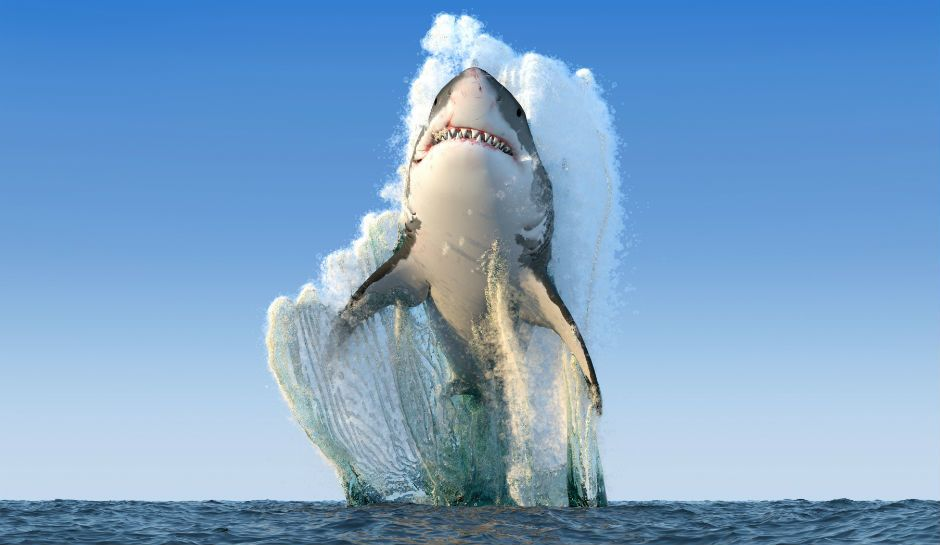
#> input picture images/shark.jpg, 940 x 545 px
$ python convolucao.py
#> lines starting #> are read from the running program, lines starting #| are printed output that depends on the picture
# Importar as bibliotecas necessarias
import numpy as np
import cv2
# Antes instalar a biblioteca scikit-image
# pip install scikit-image
from skimage.exposure import rescale_intensity

def convolve(image, filtro):
	#Pegar as dimensoes da imagem e do filtro
    imgLinhas, imgColunas = image.shape
    kLinhas, kColunas = filtro.shape
	# Calcula o deslocamento da mascara, ou seja metade inteira do numero de colunas
    pad = (kColunas - 1) // 2
    #Faz uma copia da imagem aumentando-a no valor do pad pixels, replicando o pixel
    image = cv2.copyMakeBorder(image, pad, pad, pad, pad, cv2.BORDER_REPLICATE)
    #cria a imagem de saida com o valor 0 em todas as posicoes
    output = np.zeros((imgLinhas, imgColunas), dtype="float32")

	# Faz um laco, ignorando a borda para percorrer a imagem
    for y in np.arange(pad, imgLinhas + pad):
        for x in np.arange(pad, imgColunas + pad):
			#pega a subimagem de pixels vizinhos do tamanho do filtro
            roi = image[y - pad:y + pad + 1, x - pad:x + pad + 1]

			#Multiplica pelo filtro e soma a matriz
            k = (roi * filtro).sum()

			# armazena na imagem de retorno (lembrando que na imagem original agora temos uma borda y-pad e x-pad)
            output[y - pad, x - pad] = k

	# pode ser que os valores saiam fora da escala, entao vamos colocar na escala de 0 ate 255
    output = rescale_intensity(output, in_range=(0, 255))
    output = (output * 255).astype("uint8")

	# retorna a imagem
    return output


# Utilizar um filtro para mascara de media de 7x7 e 21x21 pixels
borrarPouco = np.ones((7, 7), dtype="float") * (1.0 / (7 * 7))
borrarMuito = np.ones((21, 21), dtype="float") * (1.0 / (21 * 21))

# Filtro de nitidez
nitidez = np.array((
	[0, -1, 0],
	[-1, 5, -1],
	[0, -1, 0]), dtype="int")

# Filtro laplaciano para detectar cantos
laplaciano = np.array((
	[0, 1, 0],
	[1, -4, 1],
	[0, 1, 0]), dtype="int")

# Filtro sobel sobre o eixo x
sobelX = np.array((
	[-1, 0, 1],
	[-2, 0, 2],
	[-1, 0, 1]), dtype="int")

# filtro sobel sobre o eixo y
sobelY = np.array((
	[-1, -2, -1],
	[0, 0, 0],
	[1, 2, 1]), dtype="int")

# Contruir um banco de filtros para exibir todos em um loop
todosFiltros = (
	("Borrar pouco", borrarPouco),
	("Borrar muito", borrarMuito),
	("nitidez", nitidez),
	("laplaciano", laplaciano),
	("sobel_x", sobelX),
	("sobel_y", sobelY)
)

# carregar a imagem e converter na escala de cinza
image = cv2.imread("../images/shark.jpg")
#> image is the input picture: shape (545, 940, 3); mean B, G, R 199.9, 162.5, 123.7
gray = cv2.cvtColor(image, cv2.COLOR_BGR2GRAY)
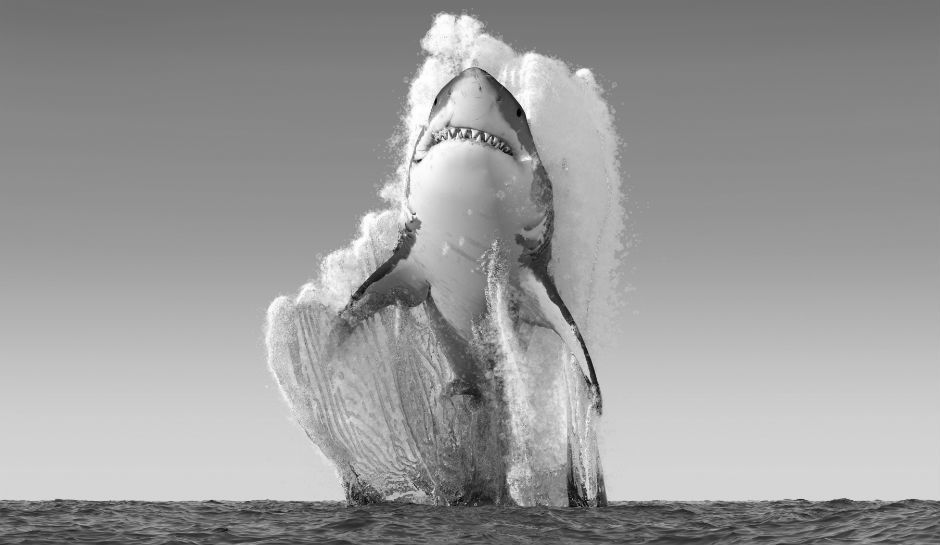
#> gray: shape (545, 940); min 0, max 255, mean 155.2

# loop sobre os filtros
for (nomeFiltro, filtro) in todosFiltros:
	# aplicar o filtro para a escala em ciza, utilizando a nossa funcao de convolucao
    # E a funcao filter2D do opencv (o resultado deve ser exatamente igual)
	print("Aplicando o filtro {}".format(nomeFiltro))
	convoleOutput = convolve(gray, filtro)
	opencvOutput = cv2.filter2D(gray, -1, filtro)

	# mostrar as imagens de saida
	cv2.imshow("original", gray)
	cv2.imshow("{} - convole".format(nomeFiltro), convoleOutput)
	cv2.imshow("{} - opencv".format(nomeFiltro), opencvOutput)
	cv2.waitKey(0)
	cv2.destroyAllWindows()
#> this loop made 6 passes
#> pass 1, in convolve, `image = cv2.copyMakeBorder(image, pad, pad, pad, pad, cv2.BORDER_REPLI..`:
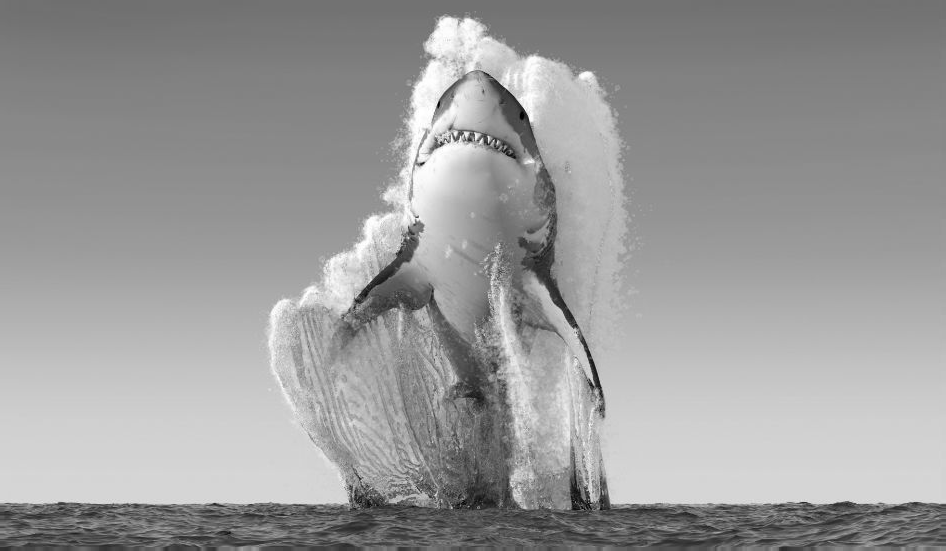
#> image: shape (551, 946); min 0, max 255, mean 154.6
#> pass 2, in convolve (call 2), `image = cv2.copyMakeBorder(image, pad, pad, pad, pad, cv2.BORDER_REPLI..`:
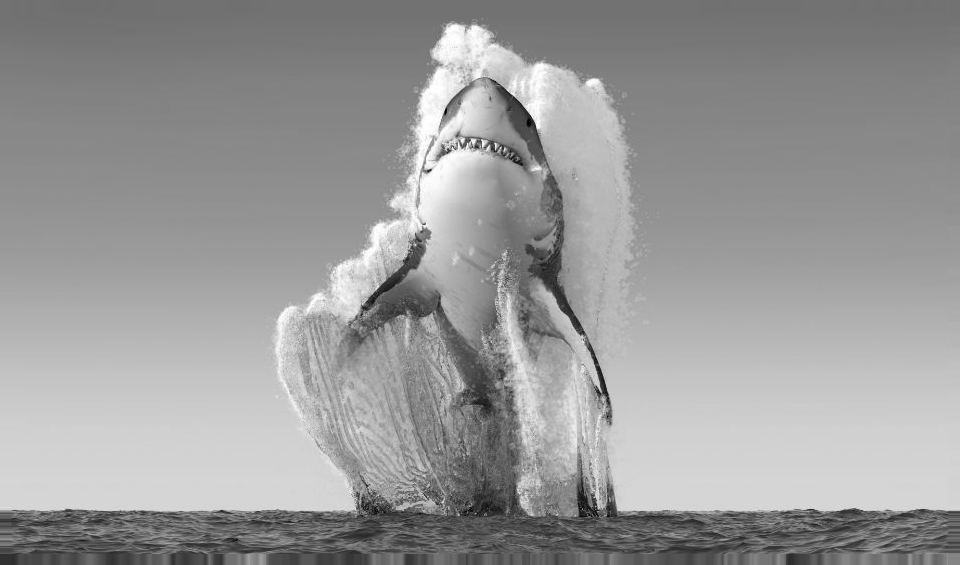
#> image: shape (565, 960); min 0, max 255, mean 153.4

$ run again, with images/dog1.jpg copied over images/shark.jpg
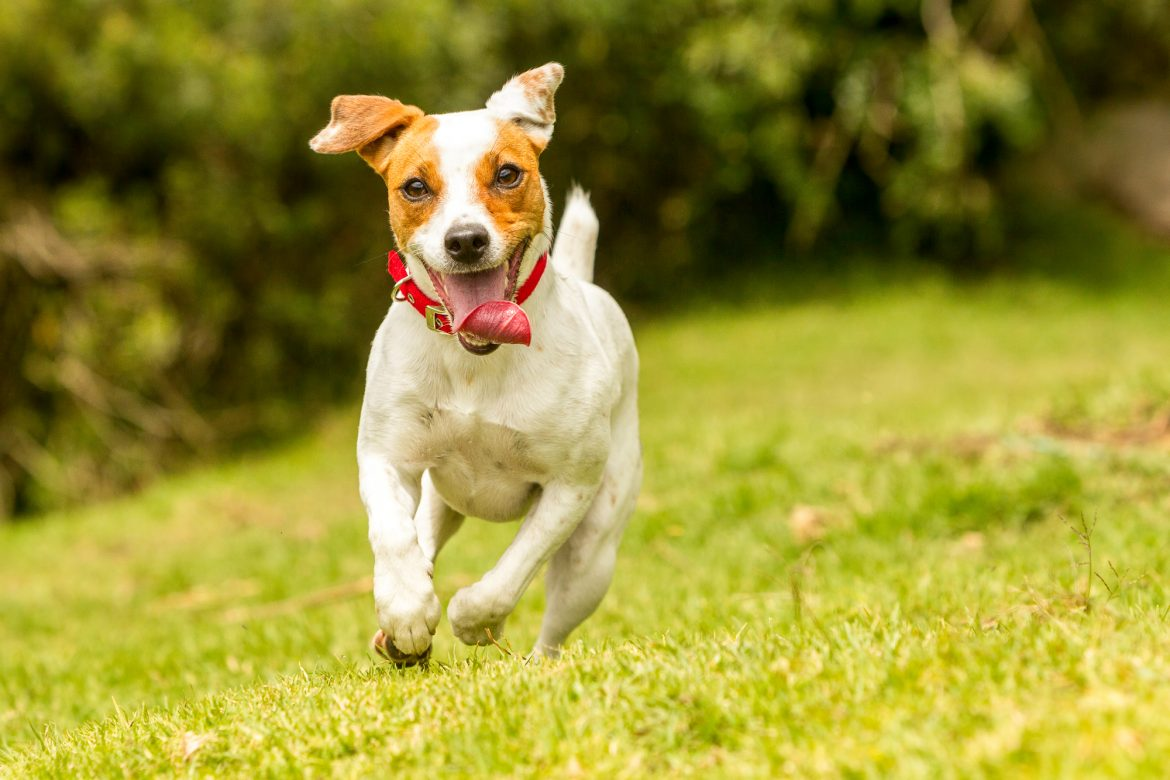
#> input picture images/dog1.jpg, 1170 x 780 px
#> image is the input picture: shape (780, 1170, 3); mean B, G, R 52.1, 143.6, 150.6
#> `gray = cv2.cvtColor(image, cv2.COLOR_BGR2GRAY)`:
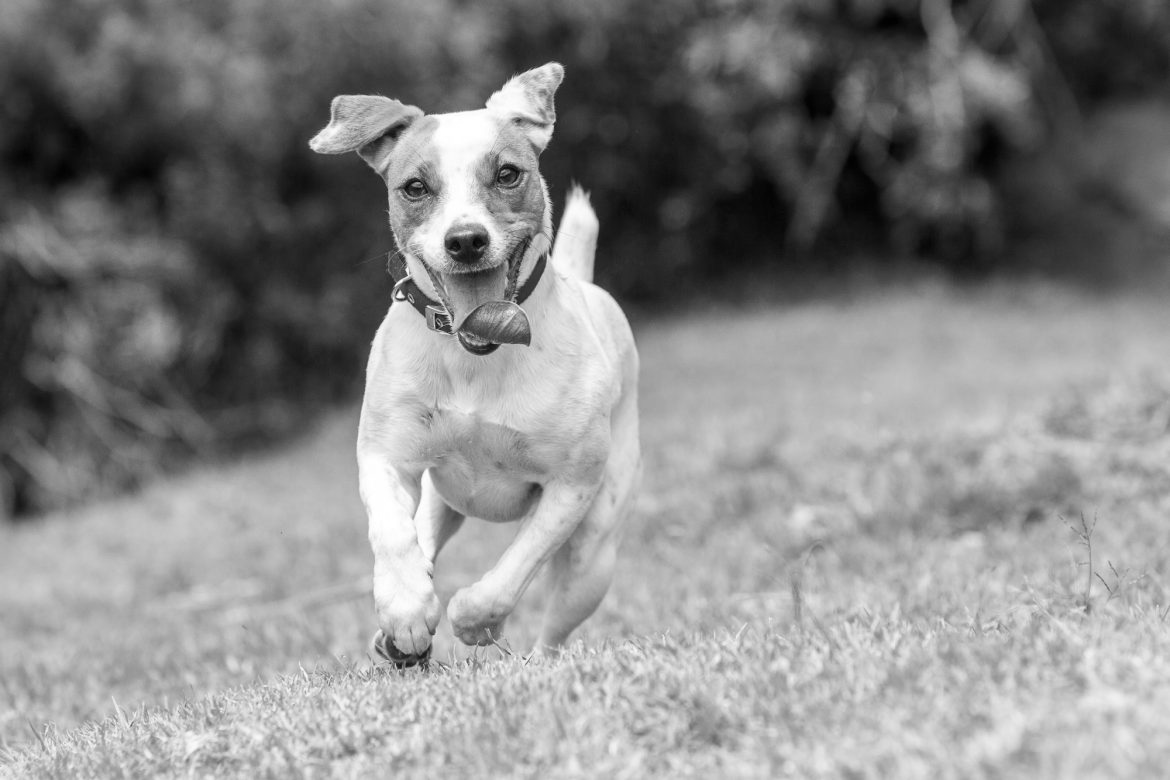
#> gray: shape (780, 1170); min 0, max 255, mean 135.3
#> the loop `for (nomeFiltro, filtro) in todosFiltros:` made 6 passes
#> pass 2, in convolve (call 2), `image = cv2.copyMakeBorder(image, pad, pad, pad, pad, cv2.BORDER_REPLI..`:
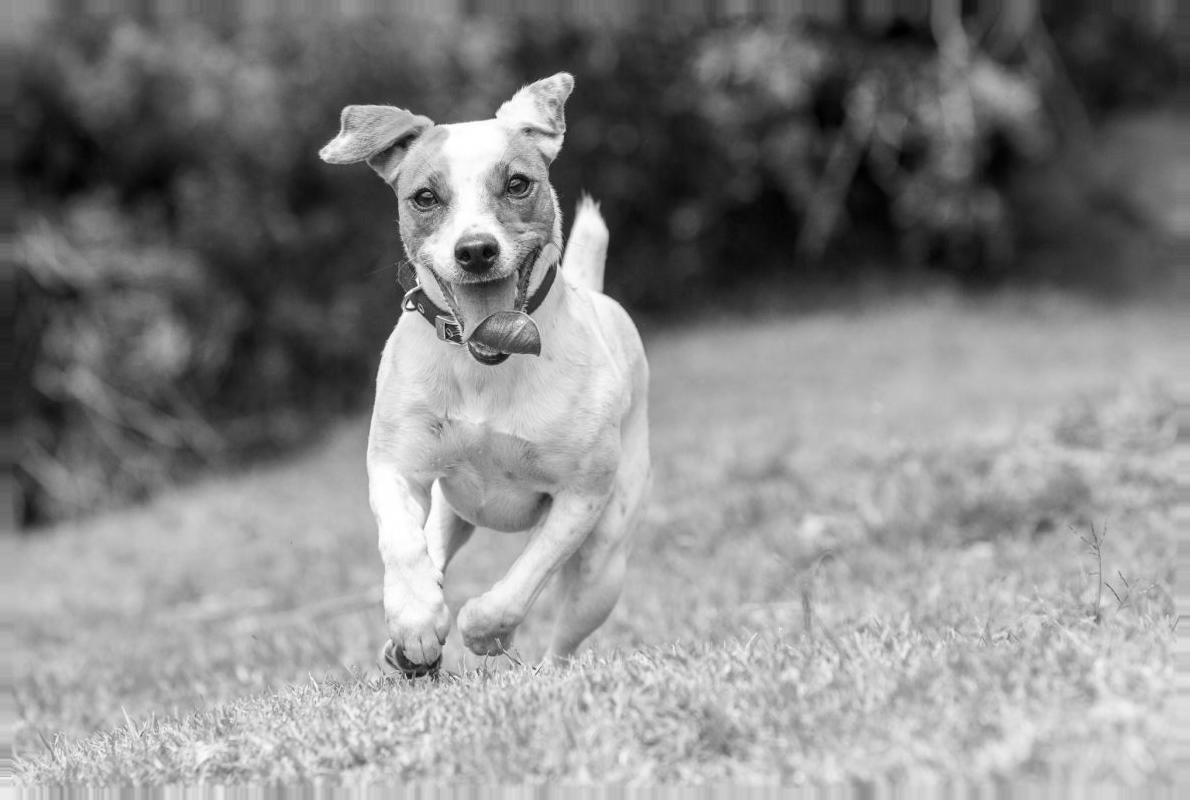
#> image: shape (800, 1190); min 0, max 255, mean 135.4

$ run again, with images/dog2.jpg copied over images/shark.jpg
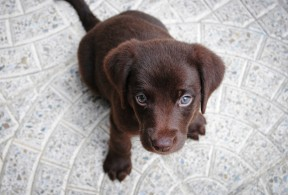
#> input picture images/dog2.jpg, 288 x 195 px
#> image is the input picture: shape (195, 288, 3); mean B, G, R 164.7, 164.8, 169.5
#> the loop `for (nomeFiltro, filtro) in todosFiltros:` made 6 passes
#> pass 1, `convoleOutput = convolve(gray, filtro)`:
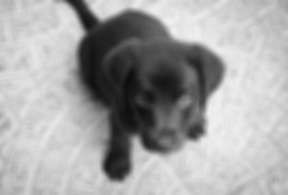
#> convoleOutput: shape (195, 288); min 12, max 240, mean 165.7
#> pass 2, in convolve (call 2), `image = cv2.copyMakeBorder(image, pad, pad, pad, pad, cv2.BORDER_REPLI..`:
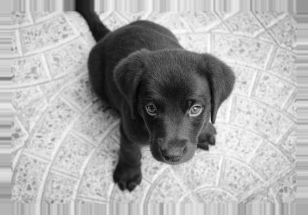
#> image: shape (215, 308); min 2, max 255, mean 169.9
